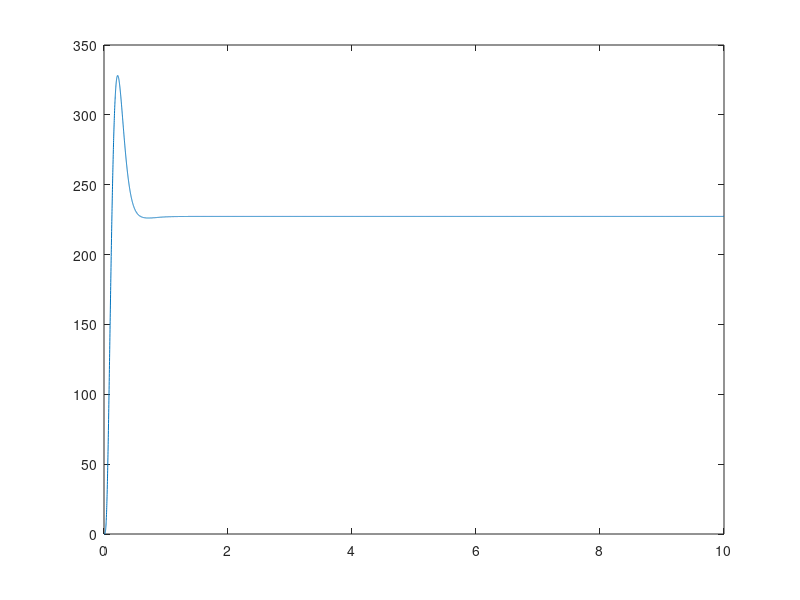

Recreate this plot in MATLAB.
clear all

P=[ 1,0.01,1,0;
    0,0.085,1,0.17;
    1,0.01,1,0;
    0,0.051,1,0.15;
    1,0.0067,70,0;
    1,0.15,0.21,0;
    0,1,130,0;
    1,0.01,0.1,0;
    1,0.01,0.0044,0];

WIJ=[1,0,1;
    2,1,1;
    2,9,-1;
    3,2,1;
    4,3,1;
    4,8,-1;
    5,4,1;
    6,5,1;
    6,7,-0.212;
    7,6,1;
    8,6,1;
    9,7,1];

n=9;
Y0=1;
Yt0=[0,0,0,0,0,0,0,0,0];
h=0.001;
L1=1;
T0=0;
Tf=10;
nout=7;
S=[0,0,0,0,0,0,0,0,0];
Z=[0,0,0,0,0,0,0,0,0];

%  形成闭环各系数阵
A=diag(P(: ,1));B=diag(P(: ,2));
C=diag(P(: ,3));D=diag(P(: ,4));
m=length(WIJ(: ,1));
W0=zeros(n,1);W=zeros(n,n);
for k=1:m
    if (WIJ(k,2)==0);W0(WIJ(k,1))=WIJ(k,3);
    else W(WIJ(k,1),WIJ(k,2))=WIJ(k,3);
    end
end
Q=B-D*W;
Qn=inv(Q);
R=C*W-A;  V1=C*W0;
Ab=Qn*R;  b1=Qn*V1;

  


 
 %% sp3_3.m
 for i=1:n
    if  (A(i,i)==0 )
       FI(i)=1;
       FIM(i)=h*C(i,i)/B(i,i);
       FIJ(i)=h*h*C(i,i)/B(i,i)/2;
       FIC(i)=1;FID(i)=0;
       if (D(i,i) ~=0)
           FID(i)=D(i,i)/B(i,i);
       else 
       end
    else
        FI(i)=exp(-h*A(i,i)/B(i,i));
        FIM(i)=(1-FI(i))*C(i,i)/A(i,i);
        FIJ(i)=h*C(i,i)/A(i,i)-FIM(i)*B(i,i)/A(i,i);
        FIC(i)=1;FID(i)=0;
        if(D(i,i)~=0)
            FIM=(1-FI(i))*D(i,i)/A(i,i);
            FIJ(i)=h*D(i,i)/A(i,i)-FIM(i)*B(i,i)/A(i,i);
            FIC(i)=C(i,i)/D(i,i)-A(i,i)/B(i,i);
            FID(i)=D(i,i)/B(i,i);
        else 
        end
    end
 end



 
 
 %% 3-4
Y=zeros(n,1);X=Y;y=0;Uk=zeros(n,1);Ubb=Uk;

t=T0:h*L1:Tf;N=length(t);
for k=1:N-1
    for l=1:L1
        Ub=Uk;
        Uk=W*Y+W0*Y0;
        for i=1:n
            if(Z(i)~=0)
               if(Z(i)==1)
                   Uk(i)=satu(Uk(i),S(i));
               end
               if(Z(i)==2)
                   Uk(i)=dead(Uk(i),S(i));
               end
               if(Z(i)==3)
                   [Uk(i),Ubb(i)]=backlash(Ubb(i),Uk(i),Ub(i),S(i));
               end
            end
        end
        Udot=(Uk-Ub)/h;
        Uf=2*Uk-Ub;
        X=FI'.*X+FIM'.*Uk+FIJ'.*Udot;
        Yb=Y;
        Y=FIC'.*X+FID'.*Uf;
        for i=1:n
            if(Z(i)~=0)
                if(Z(i)==4)
                    Y(i)=satu(Y(i),S(i));
                end
                if(Z(i)==5)
                    Y(i)=dead(Y(i),S(i));
                end
                if(Z(i)==6)
                    [Uk(i),Ubb(i)]=backlash(Ubb(i),Uk(i),Ub(i),S(i));
                end
            end
        end
    end
    y=[y,Y(nout)];
end

Y1=Yt0';
y1=Y1(nout);
t1=T0;
N=round((Tf-T0)/(h*L1));
plot(t1,y1)
for i=1:N
    for j=1:L1
    K1=Ab*Y1+b1*Y0;
    K2=Ab*(Y1+h*K1/2)+b1*Y0;
    K3=Ab*(Y1+h*K2/2)+b1*Y0;
    K4=Ab*(Y1+h*K3)+b1*Y0;
    Y1=Y1+h*(K1+2*K2+2*K3+K4)/6;    
    end
    y1=[y1,Y1(nout)];
    t1=[t1,t1(i)+h*L1];

end
plot(t,y)
% sim('sp3');
% xx=ID(:,1);
% yy=ID(:,2);
% [t1',y1']
% 
%  plot(t1,y1,t,y,xx,yy)
%  legend('四阶龙格库塔','离散','真值');
%  hold on